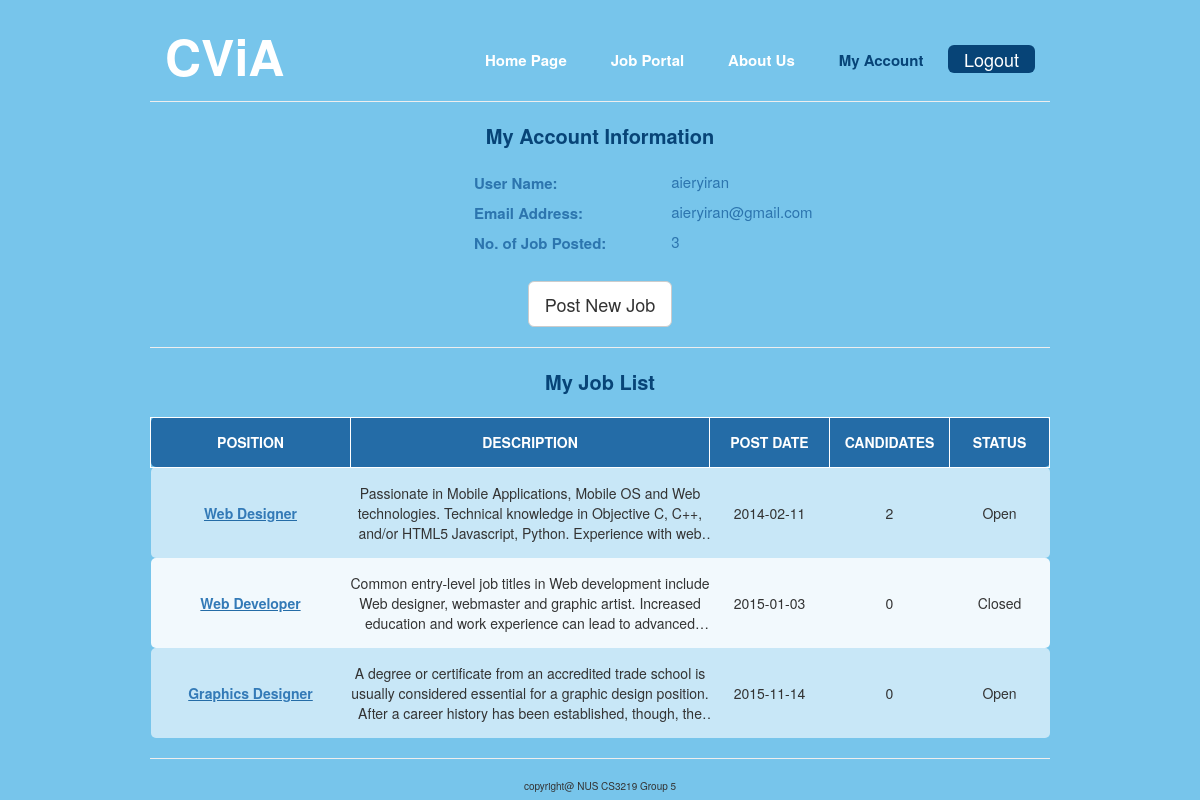
The page /view/myAccount.php (signed in) on the database its author committed.
### tables this page shows
CREATE TABLE `members` (
`memberID` int(11) NOT NULL,
  `username` varchar(255) NOT NULL,
  `password` varchar(255) NOT NULL,
  `email` varchar(255) NOT NULL,
  `active` varchar(255) NOT NULL,
  `resetToken` varchar(255) DEFAULT NULL,
  `resetComplete` varchar(3) DEFAULT 'No'
);

CREATE TABLE `job` (
`job_id` int(10) NOT NULL,
  `owner_id` int(10) NOT NULL,
  `job_title` varchar(255) NOT NULL,
  `job_description` varchar(2550) NOT NULL,
  `job_keyword` varchar(255) DEFAULT NULL,
  `keyword_importance` varchar(255) NOT NULL,
  `job_company` varchar(255) DEFAULT NULL,
  `job_duedate` varchar(10) DEFAULT NULL,
  `job_postdate` varchar(10) NOT NULL
);

### includes/config.php (called while the page is built, shortened)
<?php
try {
	$db = new PDO("mysql:host=".DBHOST.";port=3306;dbname=".DBNAME, DBUSER, DBPASS);
	$db->setAttribute(PDO::ATTR_ERRMODE, PDO::ERRMODE_EXCEPTION);
} catch(PDOException $e) {
    echo '<p class="bg-danger">'.$e->getMessage().'</p>';
    exit;
}
include('../model/user.php');
$user = new User($db);
?>

### model/user.php (called while the page is built, shortened)
<?php
class User extends Password{
	public function is_logged_in(){
		if(isset($_SESSION['loggedin']) && $_SESSION['loggedin'] == true){
			return true;
		}
	}
}
?>

### view/myAccount.php (the view, shortened to what this page needs)
<!DOCTYPE html>
<html lang="en">
  <head>
    <link href="css/bootstrap.min.css" rel="stylesheet">
    <link href="css/indexcss.css" rel="stylesheet">
  </head>
  <body>
    <?php
      require_once('../includes/config.php');
      require_once('../controller/processAction.php');
      $userID = $_SESSION['id'];
    ?>
    <div id="wrapper">
      <div class="header">
        <div class="logoSection span_4 column">
          <p id="bigHeading">CViA</p>
        </div>
        <div class="tabSection span_8 column">
          <div class="tabs">
            <a href="index.php">Home Page</a>
            <a href="jobPortal.php">Job Portal</a>
            <a href="aboutUs.php">About Us</a>
            <a href="#" style="color:rgb(7, 68, 119);">My Account</a>
          </div>
          <div class="buttons">
            <?php
              if ($user->is_logged_in()){
                echo "<button id=\"LogoutButton\" type=\"button\" class=\"btn btn-default btn-lg\">Logout</button>";
              } else {
                echo "<button id=\"LoginButton\" type=\"button\" class=\"btn btn-default btn-lg\">Login</button>
                      <button id=\"RegisterButton\" type=\"button\" class=\"btn btn-default btn-lg\">Register</button>";
              }
            ?>
          </div>
        </div>
      </div>
      <hr>
      <?php
            $sql = "SELECT * FROM members WHERE memberID = $userID";
            $userInfo = mysql_query($sql);
            $row = mysql_fetch_assoc($userInfo);
      ?>
      <div class="banner">
        <div class="myAccountInfoPane">
          <p class="myAccountHeading">My Account Information</p>
          <table>
            <tr>
              <td class="label">User Name:</td>
              <td class="info"><?php echo $row["username"]; ?></td>
            </tr>
            <tr>
              <td class="label">Email Address:</td>
              <td class="info"><?php echo $row["email"]; ?></td>
            </tr>
            <tr>
              <td class="label">No. of Job Posted:</td>
              <td class="info">
                <?php
                  $sql = "SELECT * FROM Job WHERE owner_id = $userID";
                  $jobResult = mysql_query($sql);
                  $num_rows = mysql_num_rows($jobResult);
                  echo $num_rows;
                  $today = date("Y-m-d");
                ?>
              </td>
            </tr>
          </table>
          <button id="UploadJobButton" type="button" class="btn btn-default btn-lg" style="margin-top:20px; margin:0 auto;">Post New Job</button>
        </div>
        <hr>
        <div class="postedJobPane">
          <p class="myAccountHeading">My Job List</p>
          <table class="myJobListTable">
            <tr class="myJobLabel">
              <td class="myJobPosition">POSITION</td>
              <td class="myJobDescription">DESCRIPTION</td>
              <td class="myJobDate">POST DATE</td>
              <td class="myJobCandidates">CANDIDATES</td>
              <td class="myJobStatus">STATUS</td>
            </tr>
            <?php
            $count = 0;
            while( $row = mysql_fetch_assoc($jobResult) ){
              $sql = "SELECT * FROM ".CV_TABLE." WHERE cv_job_id = ".$row["job_id"];
              $result = mysql_query($sql);
              $numrows = mysql_num_rows($result);
              if ($count % 2 == 0) {
                echo
                "<tr class=\"myJobEntry oddLine\">";
              } else {
                echo
                "<tr class=\"myJobEntry evenLine\">";
              }
              echo
              "<td class=\"myJobPosition\"><a href=\"jobPage.php?job=".$row["job_id"]."\" target=\"_blank\">".$row["job_title"]."</a></td>
              <td class=\"myJobDescription\">".$row["job_description"]."</td>
              <td class=\"myJobDate\">".$row['job_postdate']."</td>
              <td class=\"myJobCandidates\">".$numrows."</td>
              <td class=\"myJobStatus\">";
              $today = intval(str_replace('-','', $today));
              $dueDate = intval(str_replace('-','', $row['job_duedate']));
              if ($today <= $dueDate) {
                echo "Open";
              } else {
                echo "Closed";
              }
              echo "</td></tr>";
              $count = $count + 1;
            }
            ?>
          </table>
        </div>
      </div>
      <hr>
    </div>
    <footer>
    <p>copyright@ NUS CS3219 Group 5</p>
  </footer>
  </body>
</html>

### view/css/indexcss.css (style rules this page uses)
body { background-color: rgb(119, 197,235); text-align: center; }
footer { font-size: 10px; }
#bigHeading { font-size: 50px; font-weight: bold; }
#wrapper { width: 70%; min-width: 900px; margin: 0 auto; }
hr { color: white; width: 100%; }
.header { padding-top: 20px; padding-bottom: 10px; width: 100%; vertical-align: middle; }
.logoSection { text-align: left; vertical-align: top; height: 100%; color: white; }
.column { float: left; padding: 0 15px; }
.span_4 { width: 33.3333%; }
.span_8 { width: 66.6667%; }
.tabSection a { padding-left: 10px; padding-right: 10px; padding-top: 10px; padding-bottom: 10px; margin-left: 10px; margin-right: 10px; color: white; font-size: 15px; font-weight: bold; -moz-border-radius: 4px; -webkit-border-radius: 4px; border-radius: 4px; }
.buttons { margin-top: 25px; text-align: right; }
#UploadJobButton { margin-bottom: 20px; }
#LogoutButton { border: none; color: white; padding-top: 2px; padding-bottom: 2px; background-color:rgb(7, 68, 119); }
.tabs { padding-top: 30px; height: 69px; float: left; margin: 0 auto; }
.oddLine { background-color: rgba(255, 255, 255, 0.6); }
.evenLine { background-color: rgba(255, 255, 255, 0.9); }
.myAccountInfoPane { text-align: center; width: 100%; }
.myAccountHeading { color:rgb(7, 68, 119); font-weight: bold; font-size: 20px; text-align: center; }
.myAccountInfoPane table { width: 400px; text-align: left; color: rgba(36, 108, 167, 0.9); margin-left: 35%; margin-top: 20px; margin-bottom: 20px; }
.myAccountInfoPane table .info { font-size: 15px; vertical-align: top; }
.myAccountInfoPane table .label { font-weight: bold; font-size: 15px; color: rgba(36, 108, 167, 0.9); vertical-align: middle; }
.myAccountInfoPane table td { height: 30px; }
.myJobListTable { margin: 0 auto; margin-top: 20px; }
.myJobListTable .myJobLabel { background-color: rgb(36, 108, 167); color: white; font-weight: bold; height: 50px; }
.myJobListTable .myJobLabel td { border: 1px solid white; }
.myJobListTable tr td:first-child { -moz-border-radius-topleft: 5px; -moz-border-radius-bottomleft: 5px; -webkit-border-top-left-radius: 5px; -webkit-border-bottom-left-radius: 5px; }
.myJobListTable tr td:last-child { -moz-border-radius-topright: 5px; -moz-border-radius-bottomright: 5px; -webkit-border-top-right-radius: 5px; -webkit-border-bottom-right-radius: 5px; }
.myJobListTable .myJobPosition { width: 200px; font-weight: bold; }
.myJobListTable .myJobEntry .myJobPosition { text-decoration: underline; color: rgb(36, 108, 167); }
.myJobListTable .myJobDate, .myJobCandidates { width: 120px; }
.myJobListTable .myJobStatus { width: 100px; }
.myJobListTable .myJobEntry .myJobDescription { overflow: hidden; text-overflow: ellipsis; display: -webkit-box; -webkit-box-orient: vertical; -webkit-line-clamp: 3; line-height: 20px; max-height: 80px; margin-top: 15px; margin-bottom: 15px; }

### rows shown on the page
members: username "aieryiran", email "aieryiran@gmail.com"
job: job_title "Web Designer", job_description "Passionate in Mobile Applications, Mobile OS and Web technologies. Technical knowledge in Objective C, C++, and/or HTML5 Javascript, Python. Experience with…", job_postdate "2014-02-11", numrows "2", job_duedate "Open"
job: job_title "Web Developer", job_description "Common entry-level job titles in Web development include Web designer, webmaster and graphic artist. Increased education and work experience can lead to…", job_postdate "2015-01-03", numrows "0", job_duedate "Closed"
job: job_title "Graphics Designer", job_description "A degree or certificate from an accredited trade school is usually considered essential for a graphic design position. After a career history has been established, though,…", job_postdate "2015-11-14", numrows "0", job_duedate "Open"

### other values the page prints
$num_rows "3"
